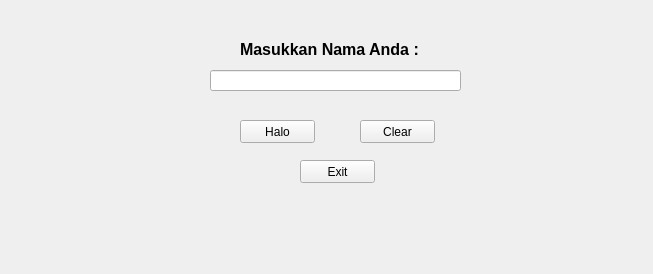
<?xml version="1.0" encoding="UTF-8"?>
<ui version="4.0">
 <class>Form</class>
 <widget class="QWidget" name="Form">
  <property name="geometry">
   <rect>
    <x>0</x>
    <y>0</y>
    <width>653</width>
    <height>274</height>
   </rect>
  </property>
  <property name="windowTitle">
   <string>Form</string>
  </property>
  <widget class="QLabel" name="label">
   <property name="geometry">
    <rect>
     <x>240</x>
     <y>40</y>
     <width>201</width>
     <height>16</height>
    </rect>
   </property>
   <property name="text">
    <string>&lt;html&gt;&lt;head/&gt;&lt;body&gt;&lt;p&gt;&lt;span style=&quot; font-size:12pt; font-weight:600;&quot;&gt;Masukkan Nama Anda :&lt;/span&gt;&lt;/p&gt;&lt;/body&gt;&lt;/html&gt;</string>
   </property>
  </widget>
  <widget class="QLineEdit" name="nameEdit">
   <property name="geometry">
    <rect>
     <x>210</x>
     <y>70</y>
     <width>251</width>
     <height>21</height>
    </rect>
   </property>
  </widget>
  <widget class="QPushButton" name="hallo">
   <property name="geometry">
    <rect>
     <x>240</x>
     <y>120</y>
     <width>75</width>
     <height>23</height>
    </rect>
   </property>
   <property name="text">
    <string>Halo</string>
   </property>
  </widget>
  <widget class="QPushButton" name="clear">
   <property name="geometry">
    <rect>
     <x>360</x>
     <y>120</y>
     <width>75</width>
     <height>23</height>
    </rect>
   </property>
   <property name="text">
    <string>Clear</string>
   </property>
  </widget>
  <widget class="QPushButton" name="exit">
   <property name="geometry">
    <rect>
     <x>300</x>
     <y>160</y>
     <width>75</width>
     <height>23</height>
    </rect>
   </property>
   <property name="text">
    <string>Exit</string>
   </property>
  </widget>
 </widget>
 <resources/>
 <connections>
  <connection>
   <sender>exit</sender>
   <signal>clicked()</signal>
   <receiver>Form</receiver>
   <slot>close()</slot>
   <hints>
    <hint type="sourcelabel">
     <x>307</x>
     <y>221</y>
    </hint>
    <hint type="destinationlabel">
     <x>326</x>
     <y>136</y>
    </hint>
   </hints>
  </connection>
  <connection>
   <sender>clear</sender>
   <signal>clicked()</signal>
   <receiver>nameEdit</receiver>
   <slot>clear()</slot>
   <hints>
    <hint type="sourcelabel">
     <x>357</x>
     <y>131</y>
    </hint>
    <hint type="destinationlabel">
     <x>325</x>
     <y>79</y>
    </hint>
   </hints>
  </connection>
 </connections>
</ui>
